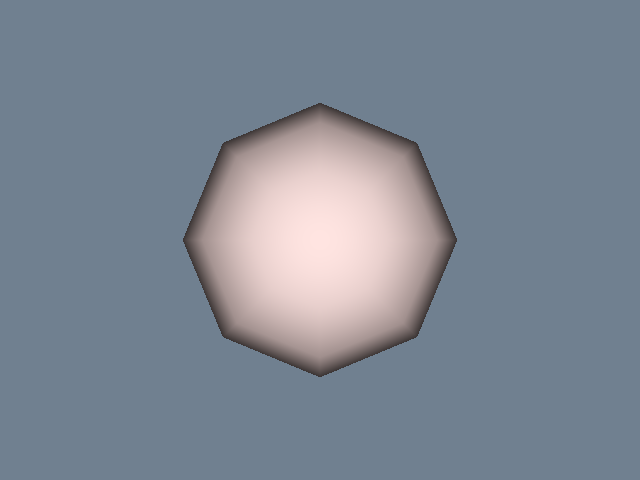

This figure's Python source:
#!/usr/bin/env python

# Demonstrate how to change the title of a render window.

# Factory overrides: importing these modules registers the OpenGL rendering
# and interaction style implementations for vtkRenderingCore factory classes.
import vtkmodules.vtkInteractionStyle  # noqa: F401
import vtkmodules.vtkRenderingOpenGL2  # noqa: F401

# VTK pipeline classes used in this example
from vtkmodules.vtkFiltersSources import vtkSphereSource
from vtkmodules.vtkRenderingCore import (
    vtkActor,
    vtkPolyDataMapper,
    vtkRenderWindow,
    vtkRenderWindowInteractor,
    vtkRenderer,
)

# Colors (normalized RGB)
misty_rose = (1.000, 0.894, 0.882)
slate_gray = (0.439, 0.502, 0.565)

# Source: generate sphere polygon data
source = vtkSphereSource()
source.SetCenter(0.0, 0.0, 0.0)
source.SetRadius(5.0)

# Mapper: map polygon data to graphics primitives
mapper = vtkPolyDataMapper()
mapper.SetInputConnection(source.GetOutputPort())

# Actor: assign the mapped geometry
actor = vtkActor()
actor.SetMapper(mapper)
actor.GetProperty().SetColor(misty_rose)

# Renderer: assemble the scene and configure the camera
renderer = vtkRenderer()
renderer.AddActor(actor)
renderer.SetBackground(slate_gray)

# Window: display the rendered scene
render_window = vtkRenderWindow()
render_window.AddRenderer(renderer)
render_window.SetWindowName("window title")
render_window.SetMultiSamples(0)
render_window.SetSize(640, 480)

# Interactor: handle mouse and keyboard events
render_window_interactor = vtkRenderWindowInteractor()
render_window_interactor.SetRenderWindow(render_window)

# Launch the interactive visualization
render_window_interactor.Initialize()
render_window_interactor.Start()
